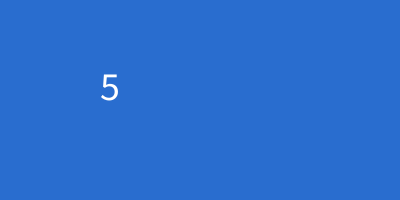
Frame 1 (no input)
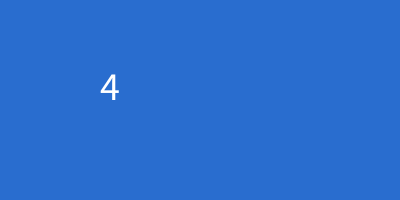
Frame 60 (the mouse pressed at the canvas centre just before this capture)
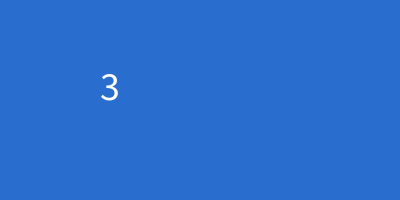
Frame 120 (the mouse held since frame 60 and released just before this capture)

The Processing sketch that drew these frames (run headless with seeded random() and noise(); from frame 60 on, the mouse is pressed at the canvas centre):

// Processing sketch: week15_step2
// ── week15_step2.pde
///秒數s:0,1,2,3,4...59
// 59,58,57...0(幫手)
//倒數:9,8,7...0
void setup(){
    size(400,200);
    textSize(40); 
}
void draw(){
    background(41,109,207);
    int s=second();
    //text(59-s,100,100);
    text(9-s%10, 100,100);  
}
//原:0,1,2,3,4,5,6,7,8,9
//到數:9,8,7,6,5,4,3,2,1,0
